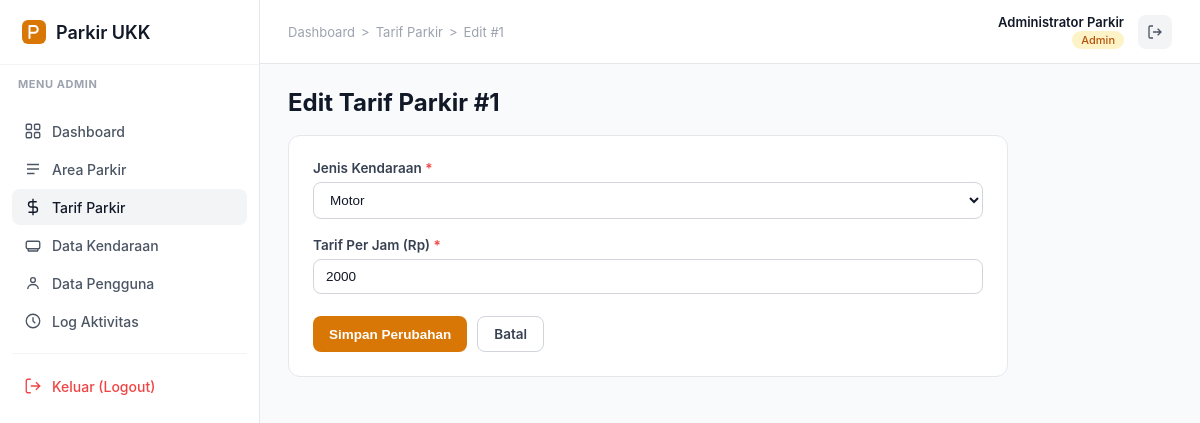
Screenshot of /index.php?c=admin&a=ubah_tarif&id=1 (signed in) with the database file from the repository.
### tables this page shows
CREATE TABLE IF NOT EXISTS tb_tarif (
    id_tarif INT(11) AUTO_INCREMENT PRIMARY KEY,
    jenis_kendaraan ENUM('motor', 'mobil', 'lainnya') NOT NULL UNIQUE,
    tarif_per_jam DECIMAL(10,0) NOT NULL DEFAULT 0
);

### Controllers/BaseController.php (called while the page is built, shortened)
<?php
abstract class BaseController {
    private $models = [];
    protected function model($nama) {
        if (!isset($this->models[$nama])) {
            $this->models[$nama] = new $nama();
        }
        return $this->models[$nama];
    }
    protected function getInt($nama) {
        return (int)($_GET[$nama] ?? 0);
    }
    protected function render($view, $data = []) {
        extract($data);
        require __DIR__ . '/../view/' . $view . '.php';
    }
    protected function halaman($view, $pageTitle, $activeMenu, array $breadcrumbs, array $data = []) {
        $this->render($view, array_merge($data, compact('pageTitle', 'activeMenu', 'breadcrumbs')));
    }
}

### index.php (called while the page is built, shortened)
<?php
$action     = strtolower(trim($_GET['a'] ?? ''));
$objek = new $namaClass();
$objek->$action();

### model/m_koneksi.php (called while the page is built)
<?php
class Koneksi {
    private $host = "localhost";
    private $user = "root";
    private $db   = "parkir";
    private $pass = "";
    private $koneksi = null;
    public function __construct() {
        $sambungan = @mysqli_connect($this->host, $this->user, $this->pass, $this->db);
        if ($sambungan) {
            mysqli_set_charset($sambungan, "utf8mb4");
            mysqli_query($sambungan, "SET time_zone = '+07:00'");
            $this->koneksi = $sambungan;
        }
    }
    public function getKoneksi() {
        return $this->koneksi;
    }
}

### model/m_tarif.php (called while the page is built, shortened)
<?php
require_once __DIR__ . '/m_base.php';
class m_tarif extends m_base {
    public function getById($id_tarif) {
        $id = (int)$id_tarif;
        return $this->ambilSatu("SELECT * FROM tb_tarif WHERE id_tarif = '$id' LIMIT 1");
    }
}

### model/m_base.php (called while the page is built, shortened)
<?php
require_once __DIR__ . '/m_koneksi.php';
abstract class m_base {
    protected $conn;
    public function __construct() {
        $this->conn = (new Koneksi())->getKoneksi();
    }
    protected function ambilSatu($sql) {
        $hasil = mysqli_query($this->conn, $sql);
        return $hasil && mysqli_num_rows($hasil) > 0 ? mysqli_fetch_assoc($hasil) : null;
    }
}

### view/admin/tarif/edit.php (the view, shortened to what this page needs)
<?php
require __DIR__ . '/../../template/header.php';
?>
<div class="fi-page-header">
    <h1 class="fi-page-title">Edit Tarif Parkir #<?= htmlspecialchars($tarif['id_tarif']) ?></h1>
</div>
<div class="fi-form-card">
    <form action="index.php?c=admin&a=ubah_tarif" method="POST">
        <div class="fi-field">
            <label>Jenis Kendaraan <span style="color:#ef4444;">*</span></label>
            <select class="fi-select" name="jenis_kendaraan" required>
                <option value="motor" <?= $tarif['jenis_kendaraan'] === 'motor' ? 'selected' : '' ?>>Motor</option>
            </select>
        </div>
        <div class="fi-field">
            <label>Tarif Per Jam (Rp) <span style="color:#ef4444;">*</span></label>
            <input class="fi-input" type="number" name="tarif_per_jam" value="<?= (float)$tarif['tarif_per_jam'] ?>" min="0" step="500" required>
        </div>
        <div class="fi-form-actions">
            <button type="submit" class="fi-btn fi-btn-primary">Simpan Perubahan</button>
            <a href="index.php?c=admin&a=tarif" class="fi-btn fi-btn-secondary">Batal</a>
        </div>
    </form>
</div>
<?php require __DIR__ . '/../../template/footer.php'; ?>

### view/template/style.css (style rules this page uses)
:root { --fi-primary: #d97706; --fi-primary-light: #fef3c7; --fi-success: #16a34a; --fi-gray-25: #fcfcfd; --fi-gray-50: #f9fafb; --fi-gray-100: #f3f4f6; --fi-gray-200: #e5e7eb; --fi-gray-300: #d1d5db; --fi-gray-400: #9ca3af; --fi-gray-500: #6b7280; --fi-gray-600: #4b5563; --fi-gray-700: #374151; --fi-gray-900: #111827; --sidebar-width: 260px; }
* { box-sizing: border-box; }
body { margin: 0; font-family: "Inter", -apple-system, BlinkMacSystemFont, "Segoe UI", sans-serif; background: var(--fi-gray-50); color: var(--fi-gray-700); font-size: 14px; }
a { text-decoration: none; color: inherit; }
.fi-page-header { display: flex; align-items: center; justify-content: space-between; margin-bottom: 18px; gap: 16px; flex-wrap: wrap; }
.fi-page-title { font-size: 24px; font-weight: 700; color: var(--fi-gray-900); margin: 0; }
.fi-btn { display: inline-flex; align-items: center; gap: 6px; border: none; border-radius: 8px; padding: 9px 16px; font-size: 13.5px; font-weight: 600; cursor: pointer; }
.fi-btn-primary { background: var(--fi-primary); color: #fff; }
.fi-btn-secondary { background: #fff; color: var(--fi-gray-700); border: 1px solid var(--fi-gray-300); }
.fi-form-card { background: #fff; border: 1px solid var(--fi-gray-200); border-radius: 12px; padding: 24px; max-width: 720px; width: 100%; }
.fi-field { margin-bottom: 18px; }
.fi-field label { display: block; font-size: 13.5px; font-weight: 600; color: var(--fi-gray-700); margin-bottom: 6px; }
.fi-input, .fi-select { width: 100%; padding: 9px 12px; border: 1px solid var(--fi-gray-300); border-radius: 8px; font-size: 13.5px; color: var(--fi-gray-900); background: #fff; }
.fi-form-actions { display: flex; gap: 10px; margin-top: 22px; }

### rows the page displays
tb_tarif: id_tarif "1", jenis_kendaraan "Motor", tarif_per_jam "2000"

### other values shown
$userRole ?: 'Utama' "ADMIN"
$crumb['label'] "Dashboard"
$crumb['label'] "Tarif Parkir"
$crumb['label'] "Edit #1"
$userName "Administrator Parkir"
$userRole ?: 'Guest' "Admin"
